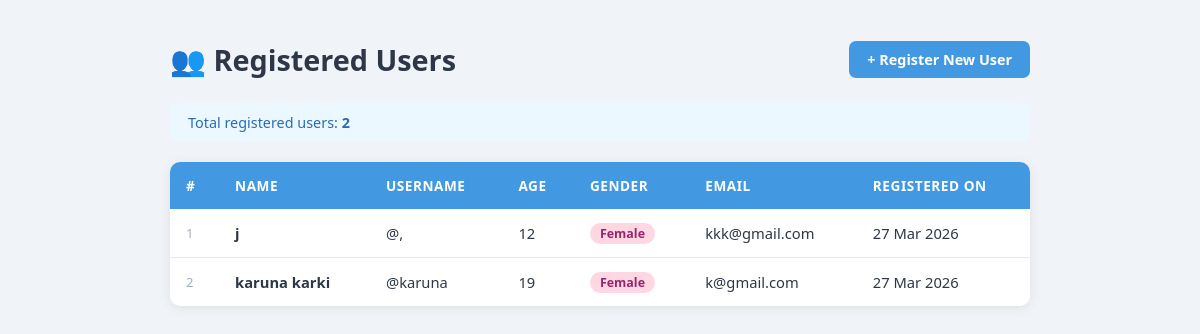
/users/, run on the app's committed database.
### registration_app/models.py (models this page shows, shortened)
class UserProfile(models.Model):
    GENDER_CHOICES = [
        ('M', 'Male'),
        ('F', 'Female'),
        ('O', 'Other'),
    ]
    name      = models.CharField(max_length=100)
    username  = models.CharField(max_length=50, unique=True)
    password  = models.CharField(max_length=128)
    age       = models.PositiveIntegerField()
    gender    = models.CharField(max_length=1, choices=GENDER_CHOICES)
    email     = models.EmailField(unique=True)
    created_at = models.DateTimeField(auto_now_add=True)
    class Meta:
        ordering = ['-created_at']

### registration_app/views.py (the view)
# urls.py: path('users/',  views.user_list,  name='user_list'),
def user_list(request):
    users = UserProfile.objects.all()
    return render(request, 'registration_app/user_list.html', {'users': users})

### registration_app/templates/registration_app/user_list.html (shortened to what this page needs)
<!DOCTYPE html>
<html lang="en">
<head>
</head>
<body>
  <div class="container">
    <div class="header">
      <h1>👥 Registered Users</h1>
      <a href="{% url 'register' %}" class="btn-register">+ Register New User</a>
    </div>
    <div class="count">
      Total registered users: <strong>{{ users.count }}</strong>
    </div>
    {% if users %}
      <table>
        <thead>
          <tr>
            <th>#</th>
            <th>Name</th>
            <th>Username</th>
            <th>Age</th>
            <th>Gender</th>
            <th>Email</th>
            <th>Registered On</th>
          </tr>
        </thead>
        <tbody>
          {% for user in users %}
          <tr>
            <td class="row-num">{{ forloop.counter }}</td>
            <td><strong>{{ user.name }}</strong></td>
            <td>@{{ user.username }}</td>
            <td>{{ user.age }}</td>
            <td>
              <span class="badge badge-{{ user.gender }}">
                {{ user.get_gender_display }}
              </span>
            </td>
            <td>{{ user.email }}</td>
            <td>{{ user.created_at|date:"d M Y" }}</td>
          </tr>
          {% endfor %}
        </tbody>
      </table>
    {% else %}
      <div class="empty">
         No users registered yet.<br>
        <a href="{% url 'register' %}" style="color:#4299e1;">Be the first to register!</a>
      </div>
    {% endif %}
  </div>
</body>
</html>

### registration_app/templates/registration_app/user_list.html (style rules this page uses)
* { box-sizing: border-box; margin: 0; padding: 0; }
body { font-family: 'Segoe UI', sans-serif; background: #f0f4f8; min-height: 100vh; padding: 40px 20px; }
.container { max-width: 860px; margin: 0 auto; }
.header { display: flex; align-items: center; justify-content: space-between; margin-bottom: 24px; flex-wrap: wrap; gap: 12px; }
h1 { font-size: 1.8rem; color: #2d3748; }
.btn-register { background: #4299e1; color: white; padding: 9px 18px; border-radius: 7px; text-decoration: none; font-size: 0.9rem; font-weight: 600; transition: background 0.2s; }
.count { background: #ebf8ff; color: #2b6cb0; padding: 10px 18px; border-radius: 8px; font-size: 0.9rem; margin-bottom: 20px; }
table { width: 100%; background: white; border-radius: 10px; box-shadow: 0 2px 12px rgba(0,0,0,0.08); border-collapse: collapse; overflow: hidden; }
thead { background: #4299e1; color: white; }
th { padding: 14px 16px; text-align: left; font-size: 0.85rem; font-weight: 600; letter-spacing: 0.04em; text-transform: uppercase; }
td { padding: 13px 16px; font-size: 0.92rem; color: #2d3748; border-bottom: 1px solid #e2e8f0; }
tr:last-child td { border-bottom: none; }
.badge { display: inline-block; padding: 2px 10px; border-radius: 12px; font-size: 0.78rem; font-weight: 600; }
.badge-F { background: #fed7e2; color: #97266d; }
.row-num { color: #a0aec0; font-size: 0.82rem; }

### data on the page
UserProfile: name "j", username ",", age "12", gender "Female", email "kkk@gmail.com", created_at "27 Mar 2026"
UserProfile: name "karuna karki", username "karuna", age "19", gender "Female", email "k@gmail.com", created_at "27 Mar 2026"

### other printed values
{{ users.count }} "2"
